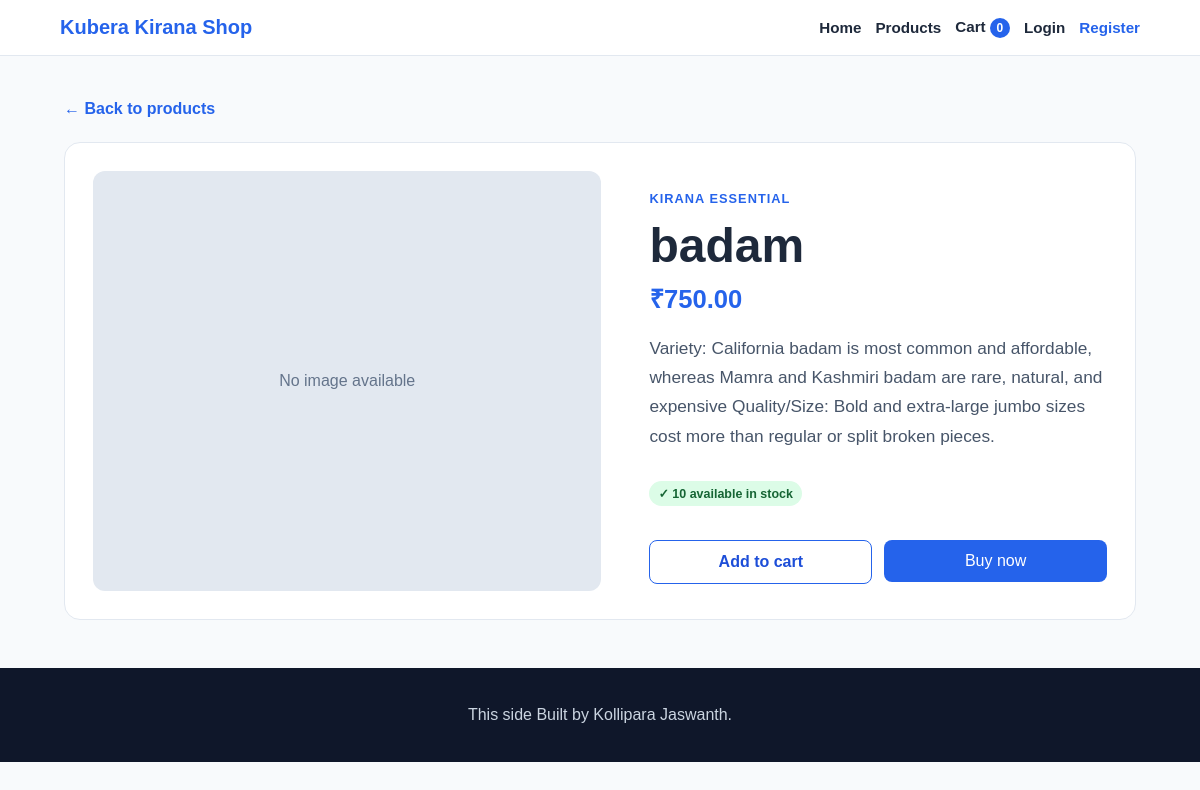
Screenshot of /products/13/ with the database file from the repository.
### store/models.py (models this page shows, shortened)
class Product(models.Model):
    name = models.CharField(max_length=200)
    description = models.TextField()
    price = models.DecimalField(max_digits=10, decimal_places=2)
    image = models.ImageField(upload_to="products/", blank=True, null=True)
    image_url = models.URLField(blank=True)
    stock = models.PositiveIntegerField(default=0)
    created_at = models.DateTimeField(auto_now_add=True)
    class Meta:
        ordering = ["-created_at"]

### store/views.py (the view)
# urls.py: path('products/<int:product_id>/', views.product_detail, name='product_detail'),
def product_detail(request, product_id):
    product = get_object_or_404(Product, id=product_id)
    return render(request, 'store/product_detail.html', {'product': product})

### store/cart.py (called while the page is built)
def get_cart(session):
    return session.get('cart', {})

def cart_count(session):
    return sum(get_cart(session).values())

### store/context_processors.py (called while the page is built)
def cart_data(request):
    return {'cart_count': cart_count(request.session)}

### store/templates/store/product_detail.html (shortened to what this page needs)
{% extends 'store/base.html' %}
{% block content %}
<main class="product-detail-page">
    <a class="back-link" href="{% url 'store:home' %}#products">← Back to products</a>
    <section class="product-detail">
        <div class="detail-image">
            {% if product.image_url %}
                <img src="{{ product.image_url }}" alt="{{ product.name }}">
            {% else %}
                <div class="image-placeholder">No image available</div>
            {% endif %}
        </div>
        <div class="detail-content">
            <p class="eyebrow">KIRANA ESSENTIAL</p>
            <h1>{{ product.name }}</h1>
            <p class="detail-price">₹{{ product.price }}</p>
            <p class="detail-description">{{ product.description }}</p>
            {% if product.stock > 0 %}
                <p class="availability in-stock">✓ {{ product.stock }} available in stock</p>
                <div class="purchase-actions">
                    <form method="post" action="{% url 'store:add_to_cart' product.id %}">
                        <button class="secondary-button" type="submit">Add to cart</button>
                    </form>
                    <form method="post" action="{% url 'store:buy_now' product.id %}">
                        <button class="primary-button buy-now" type="submit">Buy now</button>
                    </form>
                </div>
            {% else %}
                <p class="availability out-of-stock">This product is currently out of stock.</p>
            {% endif %}
        </div>
    </section>
</main>
{% endblock %}

### static/store/css/style.css (style rules this page uses)
:root { font-family: Arial, sans-serif; color: #1e293b; background: #f8fafc; }
* { box-sizing: border-box; }
body { margin: 0; }
a { color: inherit; text-decoration: none; }
main { max-width: 1120px; margin: 0 auto; padding: 0 24px 48px; }
.eyebrow { color: #2563eb; font-weight: 800; letter-spacing: .08em; font-size: .8rem; }
.primary-button { display: inline-block; margin-top: 14px; padding: 12px 20px; border-radius: 8px; background: #2563eb; color: #fff; font-weight: 700; }
.product-card img, .image-placeholder { width: 100%; height: 185px; object-fit: cover; }
.image-placeholder { display: grid; place-items: center; background: #e2e8f0; color: #64748b; }
.product-detail-page { padding-top: 44px; }
.back-link { display: inline-block; margin-bottom: 24px; color: #2563eb; font-weight: 700; }
.product-detail { display: grid; grid-template-columns: minmax(0, 1fr) minmax(320px, .9fr); gap: 48px; align-items: center; padding: 28px; border: 1px solid #e2e8f0; border-radius: 16px; background: #fff; }
.detail-image img, .detail-image .image-placeholder { width: 100%; height: 420px; border-radius: 12px; object-fit: cover; }
.detail-content h1 { margin: 8px 0; font-size: clamp(2rem, 4vw, 3.2rem); }
.detail-price { margin: 0; color: #2563eb; font-size: 1.6rem; font-weight: 800; }
.detail-description { max-width: 540px; color: #475569; line-height: 1.7; font-size: 1.08rem; }
.availability { display: inline-block; padding: 8px 11px; border-radius: 8px; font-weight: 700; }
.purchase-actions { display: flex; gap: 12px; margin-top: 22px; }
.purchase-actions form { flex: 1; }
.purchase-actions button { width: 100%; margin-top: 0; }
.secondary-button { padding: 12px 20px; border: 1px solid #2563eb; border-radius: 8px; background: #fff; color: #1d4ed8; font: inherit; font-weight: 700; cursor: pointer; }
.buy-now { border: 0; cursor: pointer; font: inherit; }
.in-stock, .out-of-stock { padding: 5px 9px; border-radius: 999px; font-size: .78rem; font-weight: 700; }
.in-stock { color: #166534; background: #dcfce7; }

### rows the page displays
Product: name "badam", price "750.00", description "Variety: California badam is most common and affordable, whereas Mamra and Kashmiri badam are rare, natural, and expensive Quality/Size: Bold and extra-large jumbo sizes cost more than regular or split broken pieces.", stock "10"

### other values shown
{{ cart_count }} "0"
